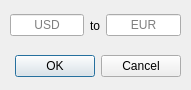
<?xml version="1.0" encoding="UTF-8"?>
<ui version="4.0">
 <class>AddCurrencyDialog</class>
 <widget class="QDialog" name="AddCurrencyDialog">
  <property name="geometry">
   <rect>
    <x>0</x>
    <y>0</y>
    <width>191</width>
    <height>90</height>
   </rect>
  </property>
  <property name="windowTitle">
   <string>Dialog</string>
  </property>
  <widget class="QDialogButtonBox" name="buttonBox">
   <property name="geometry">
    <rect>
     <x>10</x>
     <y>50</y>
     <width>171</width>
     <height>32</height>
    </rect>
   </property>
   <property name="orientation">
    <enum>Qt::Horizontal</enum>
   </property>
   <property name="standardButtons">
    <set>QDialogButtonBox::Cancel|QDialogButtonBox::Ok</set>
   </property>
  </widget>
  <widget class="QWidget" name="horizontalLayoutWidget">
   <property name="geometry">
    <rect>
     <x>10</x>
     <y>10</y>
     <width>171</width>
     <height>31</height>
    </rect>
   </property>
   <layout class="QHBoxLayout" name="horizontalLayout_2">
    <item>
     <widget class="QLineEdit" name="fromCurrency">
      <property name="alignment">
       <set>Qt::AlignCenter</set>
      </property>
      <property name="placeholderText">
       <string>USD</string>
      </property>
     </widget>
    </item>
    <item>
     <widget class="QLabel" name="label">
      <property name="text">
       <string>to</string>
      </property>
     </widget>
    </item>
    <item>
     <widget class="QLineEdit" name="toCurrency">
      <property name="alignment">
       <set>Qt::AlignCenter</set>
      </property>
      <property name="placeholderText">
       <string>EUR</string>
      </property>
     </widget>
    </item>
   </layout>
  </widget>
 </widget>
 <resources/>
 <connections>
  <connection>
   <sender>buttonBox</sender>
   <signal>accepted()</signal>
   <receiver>AddCurrencyDialog</receiver>
   <slot>accept()</slot>
   <hints>
    <hint type="sourcelabel">
     <x>248</x>
     <y>254</y>
    </hint>
    <hint type="destinationlabel">
     <x>157</x>
     <y>274</y>
    </hint>
   </hints>
  </connection>
  <connection>
   <sender>buttonBox</sender>
   <signal>rejected()</signal>
   <receiver>AddCurrencyDialog</receiver>
   <slot>reject()</slot>
   <hints>
    <hint type="sourcelabel">
     <x>316</x>
     <y>260</y>
    </hint>
    <hint type="destinationlabel">
     <x>286</x>
     <y>274</y>
    </hint>
   </hints>
  </connection>
 </connections>
</ui>
